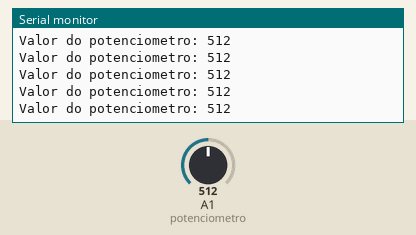
Bench run of a sketch on a simulated Arduino Uno, built with avr-gcc and run on an emulated ATmega328P. On the bench: the last lines printed to the serial monitor. Inputs (shaded band) come from the test bench; at power-on: A1 (potenciometro) = 512.

Above: at 1.2 s.
1.3 s: A1 (potenciometro) set to 716
At 1.31 s:
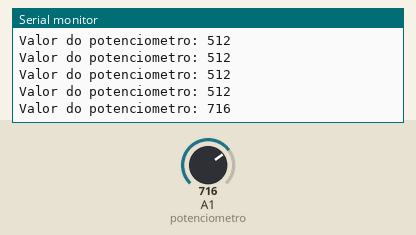
2.8 s: A1 (potenciometro) set to 900
At 2.82 s:
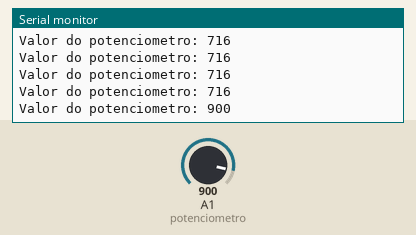
Timing chart, 0 to 5.8 s (numbered marks = the images above; inputs shaded):
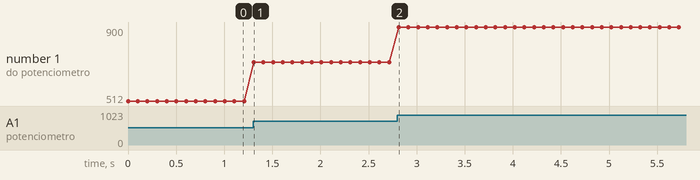

The sketch:

potenciometro.ino
```cpp
int potenciometro = A1;  // definicao da entrada analogica do potenciometro
int valor = 0; // valor incial da leitura do potenciometro

void setup(){
  pinMode(potenciometro, INPUT); // entrada de informacoes pelo potenciometro
  Serial.begin(9600); // taxa de tranferência em bits por segundo - 9600bps
}

void loop(){
  valor = analogRead(potenciometro); // a funcao analogRead faz a leitura do sinal recebido do potenciometro
  Serial.print("Valor do potenciometro: ");
  Serial.println(valor); // impressao no serial monitor dos valores lidos
  delay(100); // tempo em milissegundos
}
```

Measured:
- after the input at 1.3 s, the serial monitor: prints a new line at once (image 1)
- after the input at 2.8 s, the serial monitor: prints a new line at once (image 2)
- plotted number 1: 512 → 716 after the input at 1.3 s, 716 → 900 after the input at 2.8 s
